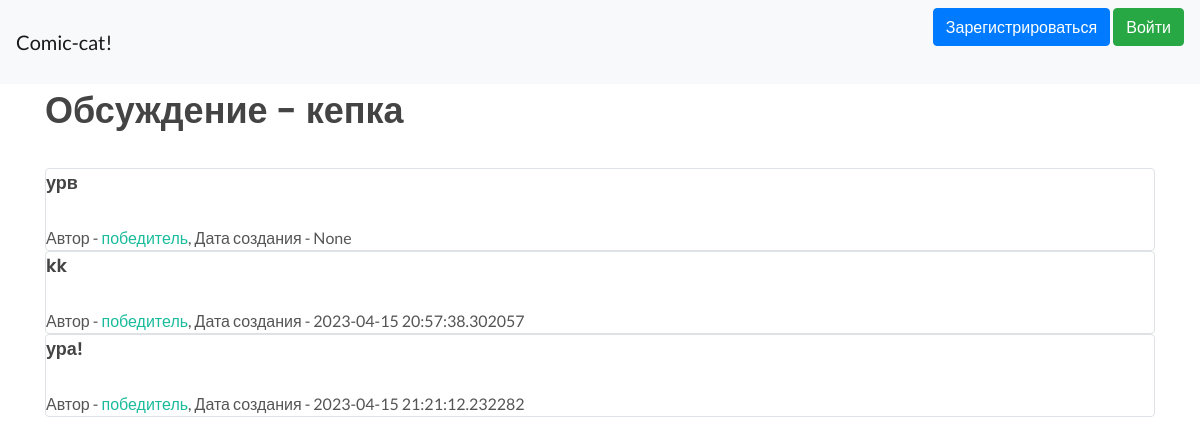
The app's page /discussions/1, older data.
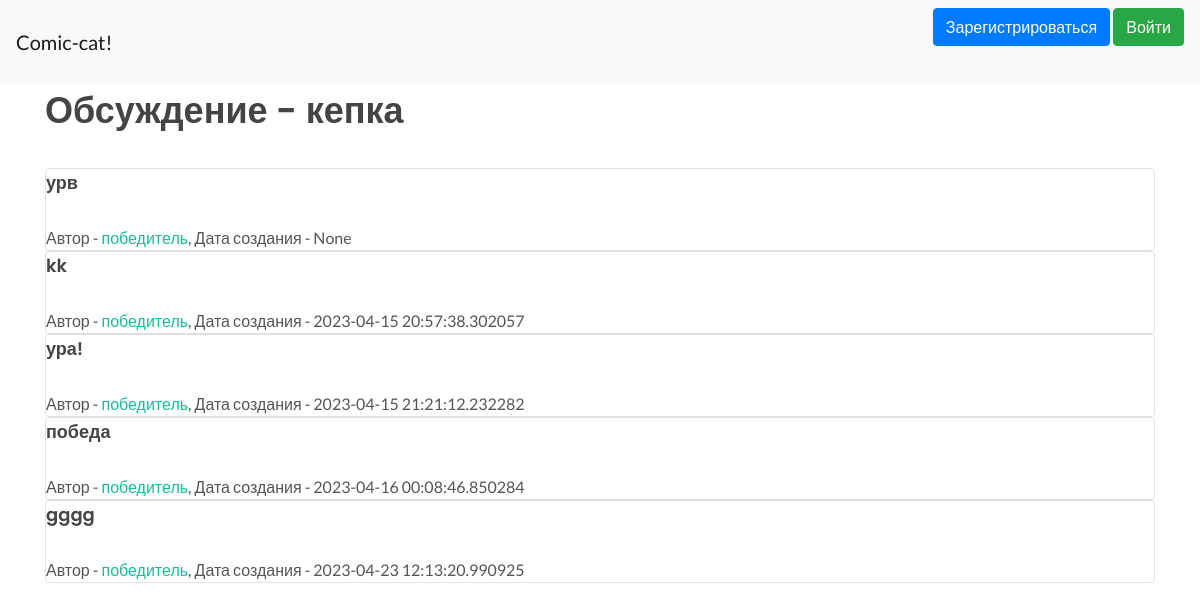
The same page, newer data.
### data/posts.py (models this page shows)
class Posts(SqlAlchemyBase, SerializerMixin):
    __tablename__ = 'posts'
    id = sqlalchemy.Column(sqlalchemy.Integer,
                           primary_key=True, autoincrement=True)
    content = sqlalchemy.Column(sqlalchemy.String, nullable=True)
    created_date = sqlalchemy.Column(sqlalchemy.DateTime,
                                     default=datetime.datetime.now)
    user_id = sqlalchemy.Column(sqlalchemy.Integer,
                                sqlalchemy.ForeignKey("users.id"))
    user = orm.relationship('User')
    discussion_id = sqlalchemy.Column(sqlalchemy.Integer,
                                      sqlalchemy.ForeignKey("discussions.id"))
    discussion = orm.relationship('Discussions')

### data/users.py (models this page shows, shortened)
class User(SqlAlchemyBase, UserMixin, SerializerMixin):
    __tablename__ = 'users'
    id = sqlalchemy.Column(sqlalchemy.Integer,
                           primary_key=True, autoincrement=True)
    name = sqlalchemy.Column(sqlalchemy.String, nullable=True)
    about = sqlalchemy.Column(sqlalchemy.String, nullable=True)
    email = sqlalchemy.Column(sqlalchemy.String,
                              index=True, unique=True, nullable=True)
    hashed_password = sqlalchemy.Column(sqlalchemy.String, nullable=True)
    created_date = sqlalchemy.Column(sqlalchemy.DateTime,
                                     default=datetime.datetime.now)
    favorites = categories = orm.relationship("Comics",
                                              secondary="assoc_favs",
                                              backref="users")
    comics = orm.relationship("Comics", back_populates='user')
    discussions = orm.relationship("Discussions", back_populates='user')
    posts = orm.relationship("Posts", back_populates='user')
    reviews = orm.relationship("Reviews", back_populates='user')

### main.py (the view, shortened to what this page needs)
@app.route('/discussions/<int:id>', methods=['GET', 'POST'])
def discussion(id):
    db_sess = db_session.create_session()
    disc = db_sess.query(Discussions).filter(Discussions.id == id)[0]
    posts = db_sess.query(Posts).filter(Posts.discussion_id == id)
    leng = len([i for i in posts])
    return render_template("discussion.html", posts=posts, disc=disc, leng=leng)

### data/db_session.py (called while the page is built)
def create_session() -> Session:
    global __factory
    return __factory()

### templates/discussion.html (shortened to what this page needs)
{% extends "base.html" %}
{% block content %}
<h1>Обсуждение - {{disc.title}}</h1>
{% if leng > 0 %}
    {% for item in posts%}
    <div class="col-md6 border rounded">
        <h4>{{item.content}}</h4>
        <div>
            Автор - <a href="/users/{{ item.user.id }}"> {{item.user.name}}</a>, Дата создания - {{item.created_date}}
        </div>
    </div>
    {% endfor %}
{% else %}
    <div>
        <h3>В этом обсуждении пока нет постов</h3>
    </div>
{% endif %}
{% endblock %}

Row changes from the older to the newer data that the page shows:
added Posts: content "победа", user.name "победитель", created_date "2023-04-16 00:08:46.850284"
added Posts: content "gggg", user.name "победитель", created_date "2023-04-23 12:13:20.990925"
